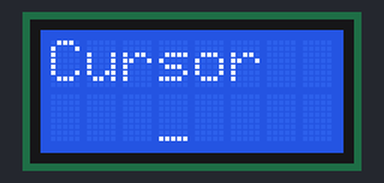
Recording of a sketch running on a simulated Arduino Uno, built with avr-gcc and run on an emulated ATmega328P. On the bench: 8×2 character LCD.

Above: at 0.1 s.
At 3.1 s:
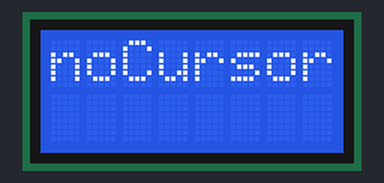
At 6.1 s:
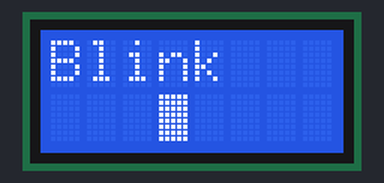
At 9.1 s:
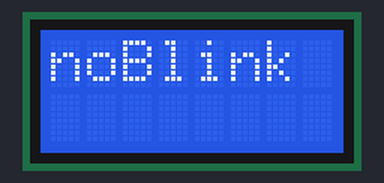
At 12.1 s:
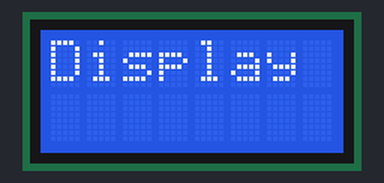
At 13.6 s:
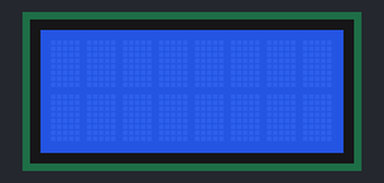

The sketch:

ex404.ino
```cpp
#include <LiquidCrystal.h>
LiquidCrystal lcd(12,11,5,4,3,2);
void setup() {
  lcd.begin(8,2);
}
void loop() {
  lcd.clear();
  lcd.print("Cursor");
  lcd.setCursor(3,1);
  lcd.cursor();
  delay(3000);
  lcd.setCursor(0,0);
  lcd.print("noCursor");
  lcd.setCursor(3,1);
  lcd.noCursor();
  delay(3000);

  lcd.clear();
  lcd.print("Blink");
  lcd.setCursor(3,1);
  lcd.blink();
  delay(3000);

  lcd.setCursor(0,0);
  lcd.print("noBlink");
  lcd.setCursor(3,1);
  lcd.noBlink();
  delay(3000);

  lcd.clear();
  lcd.print("Display");
  lcd.display();
  delay(1500);
  lcd.noDisplay();
  delay(1500);
  lcd.display();
}
```

Measured:
- by itself, everything shown: repeats every 15.0 s, in 7 steps
- what the display in image 1 shows lasts 3.0 s, from 3.1 s to 6.1 s
- what the display in image 4 shows lasts 1.5 s, from 12.1 s to 13.6 s
